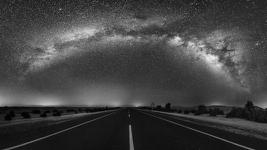

Here is the Python script that generated this plot:
from __future__ import print_function
from PIL import Image

infile = "test.jpg"
im = Image.open(infile)
print("original =", im.mode, im.size)

im.draft("L", (100, 100))
print("draft =", im.mode, im.size)
im.save("draft.jpg")
im.show()